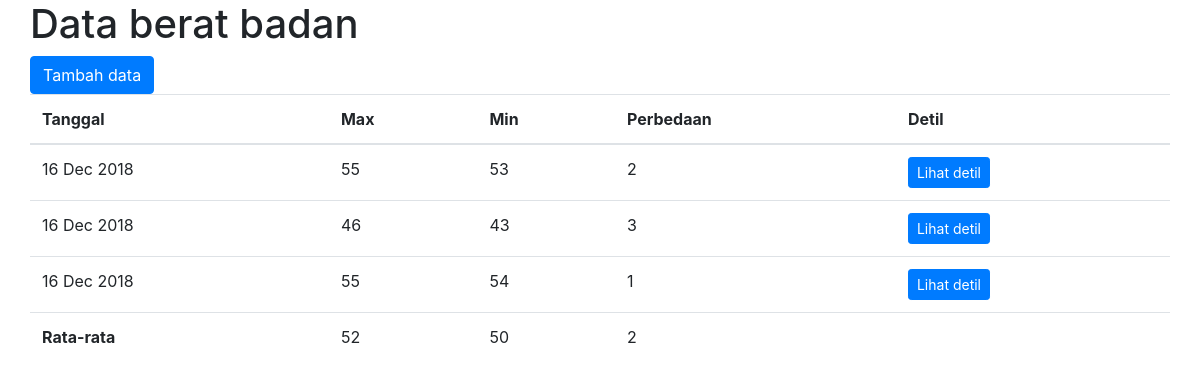
Page /berat/ on the committed database.
### berat/models.py (models this page shows)
class Berat(models.Model):
	tanggal = models.DateTimeField('Tanggal', default=datetime.now())
	berat_max = models.IntegerField(default=0)
	berat_min = models.IntegerField(default=0)
	diff = models.IntegerField(default=0)

### berat/views.py (the view)
# urls.py: path('', views.index, name='index'),
def index(request):
    template = loader.get_template('berat/index.html')
    data = Berat.objects.order_by('tanggal')
    avg_max = 0
    avg_min = 0
    avg_diff = 0
    if len(data) > 0:
        for d in data:
            avg_max += d.berat_max
            avg_min += d.berat_min
            avg_diff += d.diff
        avg_max /= float(len(data))
        avg_min /= float(len(data))
        avg_diff /= float(len(data))
    context = {
    	'data': data,
    	'avg_max': avg_max,
    	'avg_min': avg_min,
    	'avg_diff': avg_diff
    }
    return HttpResponse(template.render(context, request))

### berat/templates/berat/index.html (shortened to what this page needs)
<!doctype html>
<html lang="en">
  <head>
    <link rel="stylesheet" href="https://stackpath.bootstrapcdn.com/bootstrap/4.1.3/css/bootstrap.min.css">
  </head>
  <body>
  	<div class="container">
  		<div class="row">
			<h1>Data berat badan</h1>
  		</div>
  		<div class="row">
  			<a class="btn btn-primary" href="tambah" role="button">Tambah data</a>
  		</div>
  		<div class="row">
  			<table class="table table-hover">
			  <thead>
			    <tr>
			      <th scope="col">Tanggal</th>
			      <th scope="col">Max</th>
			      <th scope="col">Min</th>
			      <th scope="col">Perbedaan</th>
			      <th scope="col">Detil</th>
			    </tr>
			  </thead>
			  <tbody>
			  	{% for d in data %}
			  	<tr>
			      <td>{{d.tanggal | date:"d M Y"}}</td>
			      <td>{{d.berat_max}}</td>
			      <td>{{d.berat_min}}</td>
			      <td>{{d.diff}}</td>
			      <td><a class="btn btn-primary btn-sm" href="detil/{{d.id}}" role="button">Lihat detil</a></td>
			    </tr>
			    {% endfor %}
			    <tr>
			      <td><b>Rata-rata</b></td>
			      <td>{{avg_max | floatformat:-2}}</td>
			      <td>{{avg_min | floatformat:-2}}</td>
			      <td>{{avg_diff | floatformat:-2}}</td>
			      <td></td>
			    </tr>
			  </tbody>
			</table>
  		</div>
  	</div>
  </body>
</html>

### rows in the picture
Berat: tanggal "16 Dec 2018", berat_max "55", berat_min "53", diff "2"
Berat: tanggal "16 Dec 2018", berat_max "46", berat_min "43", diff "3"
Berat: tanggal "16 Dec 2018", berat_max "55", berat_min "54", diff "1"

### other values in the picture
{{ avg_max | floatformat:-2 }} "52"
{{ avg_min | floatformat:-2 }} "50"
{{ avg_diff | floatformat:-2 }} "2"
